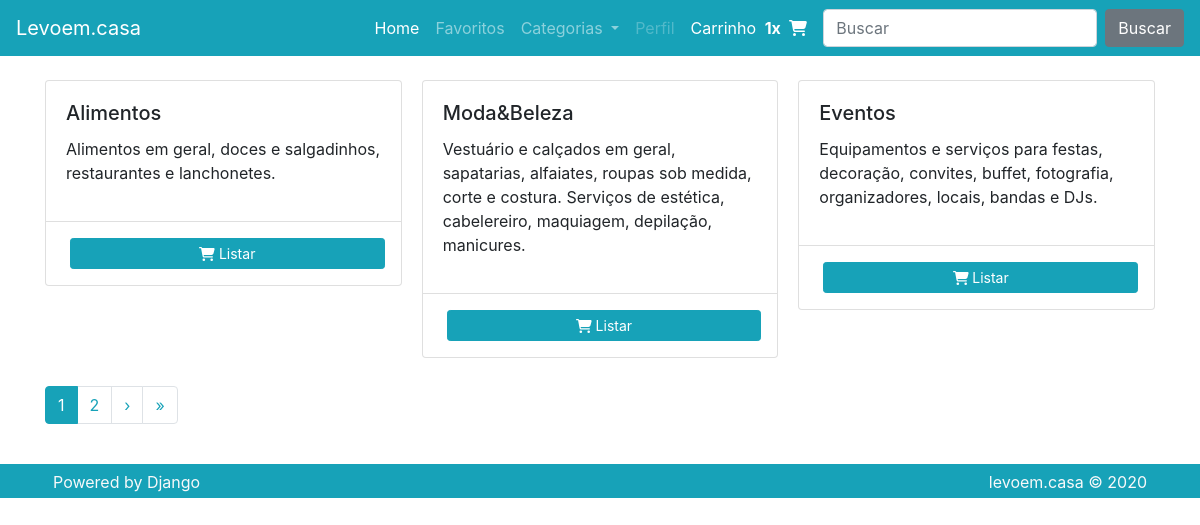
The page / on the database its author committed.
### categories/models.py (models this page shows, shortened)
class Category(models.Model):
    name = models.CharField(max_length=50, verbose_name='Nome')
    parent = models.ForeignKey('self', null=True, blank=True, related_name='children', on_delete=models.DO_NOTHING)
    slug = models.SlugField(unique=True)
    summary = models.CharField(max_length=255, verbose_name='Resumo')
    description = models.TextField(verbose_name='Descricao')
    is_featured = models.BooleanField(default=False)
    class Meta:
        verbose_name = 'Categoria'
        verbose_name_plural = 'Categorias'

### categories/views.py (the view)
# urls.py: path('', views.CategoryList.as_view(), name='list'),
class CategoryList(ListView):
    model = Category
    paginate_by = 3
    context_object_name = 'categories'
    def get_queryset(self):
        qs = super().get_queryset()
        qs = qs.filter(parent=None)
        qs = qs.annotate(
            count_stores=Count('store'),
            count_children=Count('children'),
        )
        return qs

### categories/templates/categories/category_list.html (shortened to what this page needs)
{% extends 'base.html' %}
{% load omfilters %}
{% block content %}
        <div class="row">
            <div class="col-lg-12">
                <div class="card-columns">
                    {% for category in categories %}
                    <div class="card">
                        <div class="card-body">
                            <h5 class="card-title">{{ category.name }}</h5>
                            <p class="card-text">{{ category.description }}</p>
                        </div>
                        <div class="card-footer bg-transparent border-top-light-custom text-center">
                            <a href="#" class="btn btn-primary btn-sm m-1 btn-block">
                                <i class="fa fa-shopping-cart" aria-hidden="true"></i>
                                Listar
                            </a>
                        </div>
                    </div>
                    {% endfor %}
                </div>
            </div>
        </div>
        <div class="row mt-3">
            <div class="col">
                {% include '_pagination.html' %}
            </div>
        </div>
{% endblock %}

### levoemcasa/static/assets/custom/css/style.css (style rules this page uses)
.border-top-light-custom { border-top: 1px solid rgba(0, 0, 0, 0.125); }
@media (min-width: 34em) { .card-columns { -webkit-column-count: 2; -moz-column-count: 2; column-count: 2; } }
@media (min-width: 62em) { .card-columns { -webkit-column-count: 3; -moz-column-count: 3; column-count: 3; } }

### rows shown on the page
Category: name "Alimentos", description "Alimentos em geral, doces e salgadinhos, restaurantes e lanchonetes."
Category: name "Moda&Beleza", description "Vestuário e calçados em geral, sapatarias, alfaiates, roupas sob medida, corte e costura. Serviços de estética, cabelereiro, maquiagem, depilação, manicures."
Category: name "Eventos", description "Equipamentos e serviços para festas, decoração, convites, buffet, fotografia, organizadores, locais, bandas e DJs."

### other values the page prints
{{ num }} "1"
{{ num }} "2"
